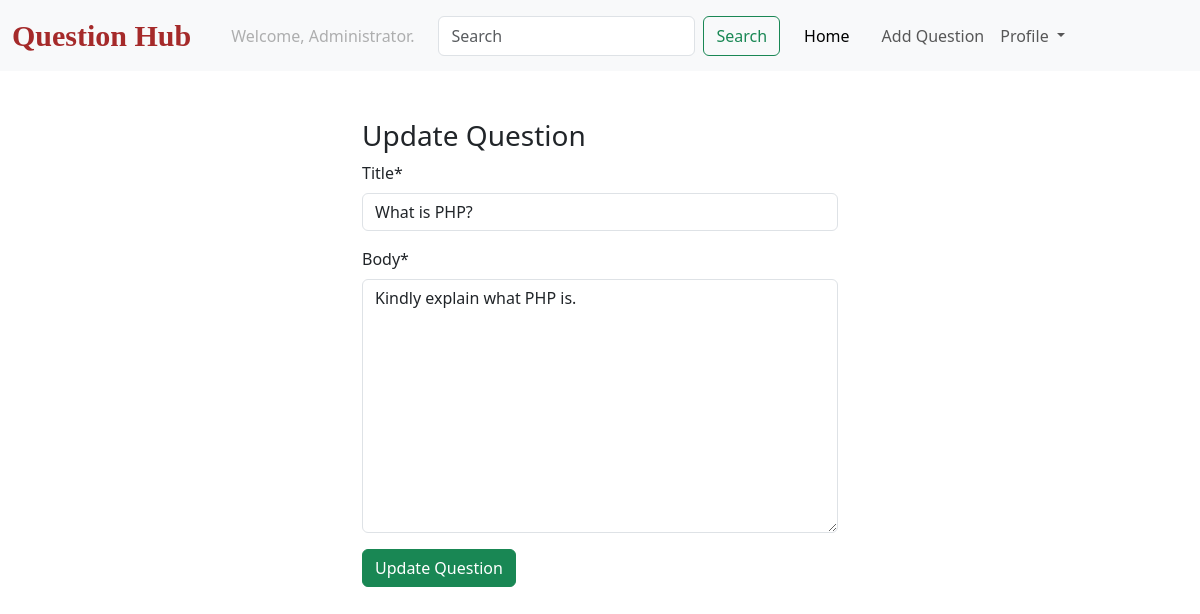
The page /update/what-is-php/ (signed in) on the database its author committed.
### users/models.py (models this page shows)
class CustomUser(AbstractUser):
    pass

### questions/models.py (models this page shows, shortened)
class Question(models.Model):
    title= models.CharField(max_length=250)
    body = models.TextField()
    slug = models.SlugField(max_length=250, unique=True)
    author = models.ForeignKey(settings.AUTH_USER_MODEL, on_delete=models.CASCADE,related_name='questions')
    created_at = models.DateTimeField(auto_now_add=True)

### questions/views.py (the view)
# urls.py: path('update/<slug:slug>/', update_question, name='update_question'),
@login_required
def update_question(request, slug):
    question = get_object_or_404(Question, slug=slug)
    form = QuestionUpdateForm(request.POST or None, instance=question)
    if form.is_valid():
        form.save()
        return redirect('question_list')
    return render (request, 'update.html', {'form': form})

### questions/forms.py
class QuestionUpdateForm(forms.ModelForm):
    class Meta:
        model = Question
        fields = ('title', 'body')

### templates/update.html (shortened to what this page needs)
{% extends 'base.html' %}
{% load crispy_forms_tags %}
{% block body %}
<div class="container mt-5 update-style">
    <h3>Update Question</h3>
    <form action="" method="post" novalidate>
        {{form | crispy}}
        <input type="submit" value="Update Question" class="btn btn-success">
    </form>
</div>
{% endblock body %}

### templates/navbar.html (shortened to what this page needs)
<nav class="navbar navbar-expand-lg bg-body-tertiary">
    <div class="container-fluid">
      <a class="navbar-brand text-style" href="{% url 'question_list' %}">Question Hub</a>
      <div class="collapse navbar-collapse" id="navbarSupportedContent">
        <ul class="navbar-nav me-auto mb-2 mb-lg-0">
          {% if request.user.is_authenticated %}
          <li class="nav-item mx-3">
            <a class="nav-link disabled">Welcome, {{request.user.username | title}}.</a>
          </li>
          <form class="d-flex" role="search">
            <input class="form-control me-2" type="search" placeholder="Search" aria-label="Search" name="q">
            <button class="btn btn-outline-success" type="submit">Search</button>
          </form>
          <li class="nav-item mx-3">
            <a class="nav-link active" aria-current="page" href="{% url 'question_list' %}">Home</a>
          </li>
          <li class="nav-item">
            <a class="nav-link" href="{% url 'create_question' %}">Add Question</a>
          </li>
          <li class="nav-item dropdown">
            <a class="nav-link dropdown-toggle" href="#" role="button" data-bs-toggle="dropdown" aria-expanded="false">
              Profile
            </a>
          </li>
          {% endif %}
        </ul>
      </div>
    </div>
  </nav>

### templates/update.html (style rules this page uses)
.update-style { width:500px; height: auto; }

### templates/navbar.html (style rules this page uses)
.text-style { font-size: 30px !important; font-family: fantasy !important; color: brown !important; font-weight: bold !important; }

### rows shown on the page
CustomUser: user.username "Administrator"
Question: title "What is PHP?", body "Kindly explain what PHP is."
